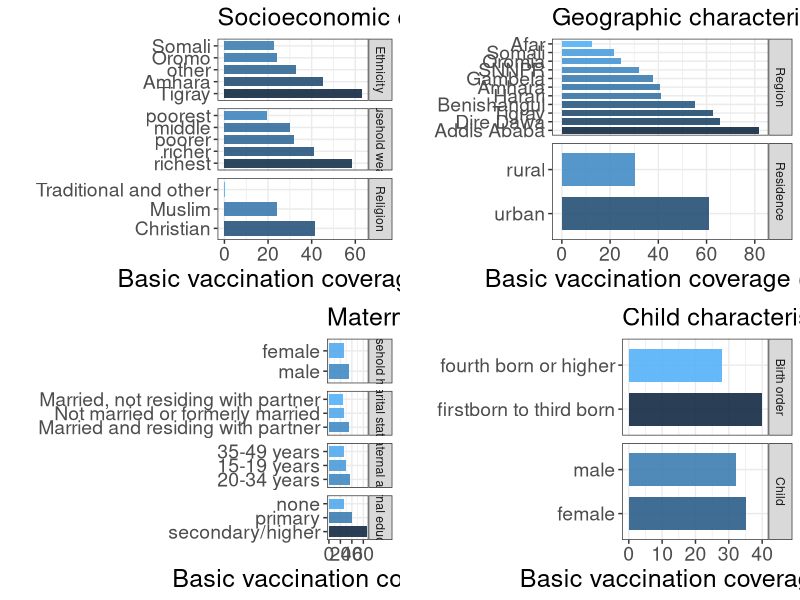
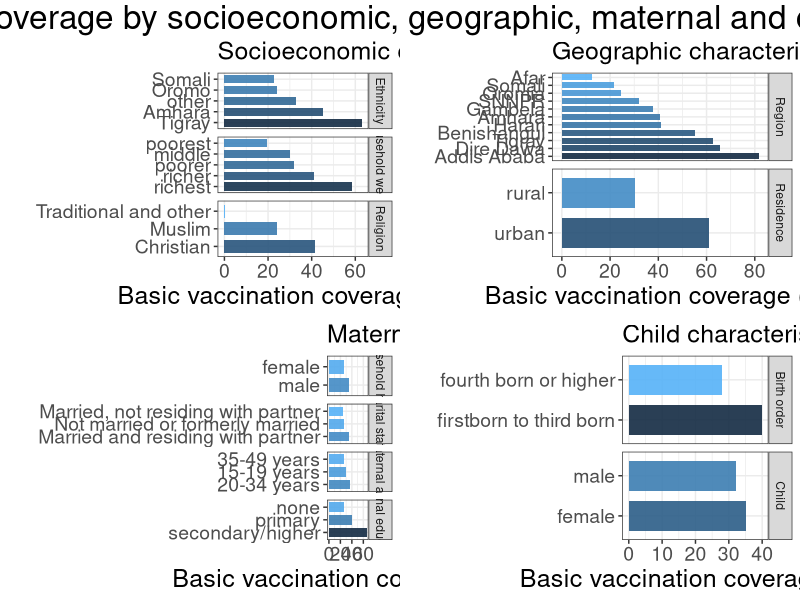
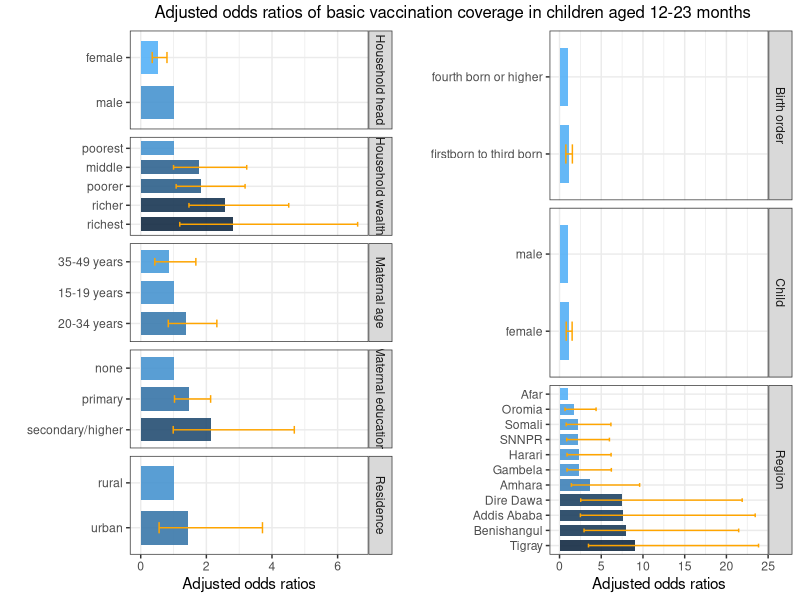

These figures' R source, in order:
# Plots for vaccine equity in Ethiopia study 

# load libraries
library (data.table)
library (ggplot2)
library (ggpubr)

# clear workspace
rm (list = ls ())

# ------------------------------------------------------------------------------
# Plot - Vaccination coverage
# Vaccination coverage in Ethiopia among children aged 12-23 months by 
# socioeconomic, geographic, maternal and child characteristics.
#   socioeconomic (household wealth, religion, ethnicity)
#   geographic (area of residence, region)
#   maternal (maternal age at birth, maternal education, maternal marital status, sex of household head) 
#   child (sex of child, birth order) characteristics
# ------------------------------------------------------------------------------

# read file with plot data
plot_data <- fread ("data_coverage.csv")
plot_list <- vector (mode = "list", length = 4)

# loop through plots for vaccination coverage
for (i in 1:4) {
  
  plot_dat <- switch (i, 
                      # socioeconomic characteristics
                      "1" = plot_data [characteristics == "Household wealth" | 
                                         characteristics == "Religion" |
                                         characteristics == "Ethnicity"],
                      # geographic characteristics
                      "2" = plot_data [characteristics == "Residence" | 
                                         characteristics == "Region"],
                      # maternal characteristics
                      "3" = plot_data [characteristics == "Maternal age" | 
                                         characteristics == "Maternal education" | 
                                         characteristics == "Marital status" |
                                         characteristics == "Household head"], 
                      # child characteristics
                      "4" = plot_data [characteristics == "Child" | 
                                         characteristics == "Birth order"]
                      )
  
  # plot title
  plot_title <- switch (i, 
                        "1" = "Socioeconomic characteristics", 
                        "2" = "Geographic characteristics", 
                        "3" = "Maternal characteristics", 
                        "4" = "Child characteristics")
  
  # plot
  plot_list [[i]] <- ggplot (data = plot_dat, 
                             aes (x = reorder (specific_characteristics, -coverage), 
                                  y = coverage, 
                                  fill = -coverage)) + 
    geom_bar (stat = "identity", width = 0.75, alpha=0.9) + 
    labs (x = "",
          y = "Basic vaccination coverage (%)", 
          title = plot_title
          ) +
    # ggtitle (plot_title) +
    coord_flip () + 
    facet_grid (characteristics ~ ., scales = "free") +
    theme_bw () + 
    theme (legend.position="none") + 
    theme (plot.title = element_text (size = 18)) + 
    theme (axis.text = element_text (size = 14)) + 
    theme (axis.title = element_text (size = 18))
}

# arrange plot columns and rows
p <- ggarrange (plotlist = plot_list, ncol = 2, nrow = 2)
print (p)

p <- annotate_figure (p,
                      top = text_grob ("Basic vaccination coverage by socioeconomic, geographic, maternal and child characteristics",
                                       color = "black", 
                                       size = 24))

# save plot to file
ggsave (filename = "plot_socioeconomic_geographic_maternal_child_coverage.jpg", 
        plot = p, 
        units = "in", width = 14, height = 12, 
        dpi = 300)

# print plot
print (p)


# ------------------------------------------------------------------------------
# Plot - Adjusted odds ratios
# Inequities in vaccination coverage in Ethiopia associated with 
# socioeconomic, geographic, maternal and child characteristics.
# ------------------------------------------------------------------------------

# read file with plot data
plot_data <- fread ("data_aor.csv")
plot_list <- vector (mode = "list", length = 2)

# loop through 2 subplots
for (i in 1:2) {
  
  plot_dat <- switch (i, 
                      "1" = plot_data [characteristics != "Region" & 
                                         characteristics != "Birth order" & 
                                         characteristics != "Child" ],
                      "2" = plot_data [characteristics == "Region" | 
                                         characteristics == "Birth order" | 
                                         characteristics == "Child"]
                      )
  
  # plot
  plot_list [[i]] <- ggplot (data = plot_dat, 
                             aes (x = reorder (specific_characteristics, -AOR), 
                                  y = AOR, 
                                  fill = -AOR)) + 
    geom_bar (stat = "identity", width = 0.75, alpha=0.9) + 
    geom_errorbar (aes (ymin = low_95ci, ymax = high_95ci, width = 0.25), 
                   col = "orange") + 
    labs (x = "",
          y = "Adjusted odds ratios") +
    coord_flip () + 
    facet_grid (characteristics ~ ., scales = "free") +
    theme_bw () + 
    theme(legend.position="none")
  
}

# arrange plot columns and rows
p <- ggarrange (plotlist = plot_list, ncol = 2, nrow = 1)

p <- annotate_figure (p,
                     top = text_grob ("                     Adjusted odds ratios of basic vaccination coverage in children aged 12-23 months",
                                      color = "black", 
                                      size = 12))
# print plot
print (p)

# save plot to file
ggsave (filename = "plot_aor.jpg", 
        plot = p, 
        units = "in", width = 8, height = 6.5, 
        dpi = 300)



